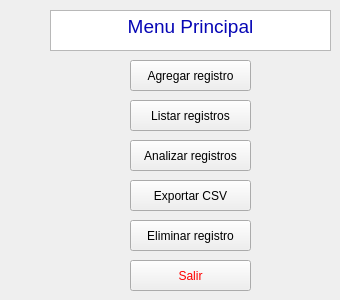
   <widget class="QWidget" name="page_4">
    <widget class="QTextEdit" name="textEdit_8">
     <property name="geometry">
      <rect>
       <x>50</x>
       <y>10</y>
       <width>281</width>
       <height>41</height>
      </rect>
     </property>
     <property name="html">
      <string>&lt;!DOCTYPE HTML PUBLIC &quot;-//W3C//DTD HTML 4.0//EN&quot; &quot;http://www.w3.org/TR/REC-html40/strict.dtd&quot;&gt;
&lt;html&gt;&lt;head&gt;&lt;meta name=&quot;qrichtext&quot; content=&quot;1&quot; /&gt;&lt;meta charset=&quot;utf-8&quot; /&gt;&lt;style type=&quot;text/css&quot;&gt;
p, li { white-space: pre-wrap; }
hr { height: 1px; border-width: 0; }
li.unchecked::marker { content: &quot;\2610&quot;; }
li.checked::marker { content: &quot;\2612&quot;; }
&lt;/style&gt;&lt;/head&gt;&lt;body style=&quot; font-family:'Sans Serif'; font-size:9pt; font-weight:400; font-style:normal;&quot;&gt;
&lt;p align=&quot;center&quot; style=&quot; margin-top:0px; margin-bottom:0px; margin-left:0px; margin-right:0px; -qt-block-indent:0; text-indent:0px;&quot;&gt;&lt;span style=&quot; font-family:'Times New Roman'; font-size:14pt; color:#0606b5;&quot;&gt;Menu Principal&lt;/span&gt;&lt;/p&gt;&lt;/body&gt;&lt;/html&gt;</string>
     </property>
    </widget>
    <widget class="QPushButton" name="pushButton_4">
     <property name="geometry">
      <rect>
       <x>130</x>
       <y>60</y>
       <width>121</width>
       <height>31</height>
      </rect>
     </property>
     <property name="text">
      <string>Agregar registro</string>
     </property>
    </widget>
    <widget class="QPushButton" name="pushButton_5">
     <property name="geometry">
      <rect>
       <x>130</x>
       <y>100</y>
       <width>121</width>
       <height>31</height>
      </rect>
     </property>
     <property name="text">
      <string>Listar registros</string>
     </property>
    </widget>
    <widget class="QPushButton" name="pushButton_6">
     <property name="geometry">
      <rect>
       <x>130</x>
       <y>140</y>
       <width>121</width>
       <height>31</height>
      </rect>
     </property>
     <property name="text">
      <string>Analizar registros</string>
     </property>
    </widget>
    <widget class="QPushButton" name="pushButton_7">
     <property name="geometry">
      <rect>
       <x>130</x>
       <y>180</y>
       <width>121</width>
       <height>31</height>
      </rect>
     </property>
     <property name="text">
      <string>Exportar CSV</string>
     </property>
    </widget>
    <widget class="QPushButton" name="pushButton_8">
     <property name="geometry">
      <rect>
       <x>130</x>
       <y>220</y>
       <width>121</width>
       <height>31</height>
      </rect>
     </property>
     <property name="text">
      <string>Eliminar registro</string>
     </property>
    </widget>
    <widget class="QPushButton" name="pushButton_9">
     <property name="geometry">
      <rect>
       <x>130</x>
       <y>260</y>
       <width>121</width>
       <height>31</height>
      </rect>
     </property>
     <property name="styleSheet">
      <string notr="true">color: red
</string>
     </property>
     <property name="text">
      <string>Salir</string>
     </property>
    </widget>
   </widget>
